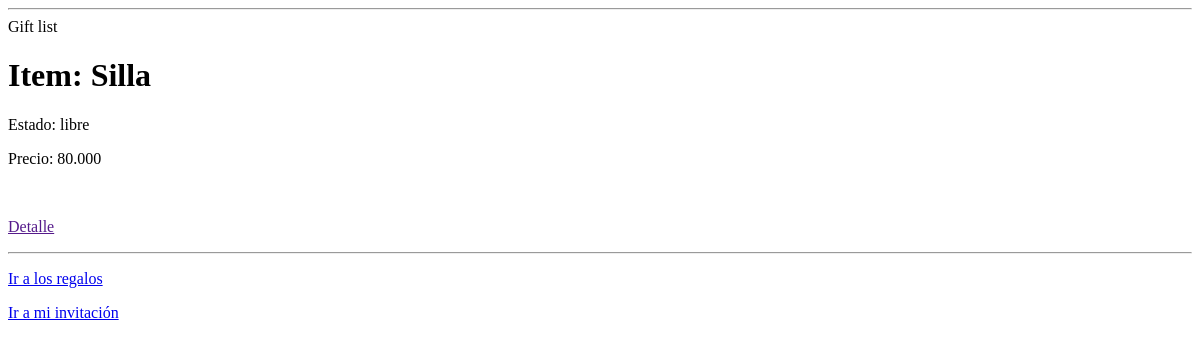
The app's page /, older data.
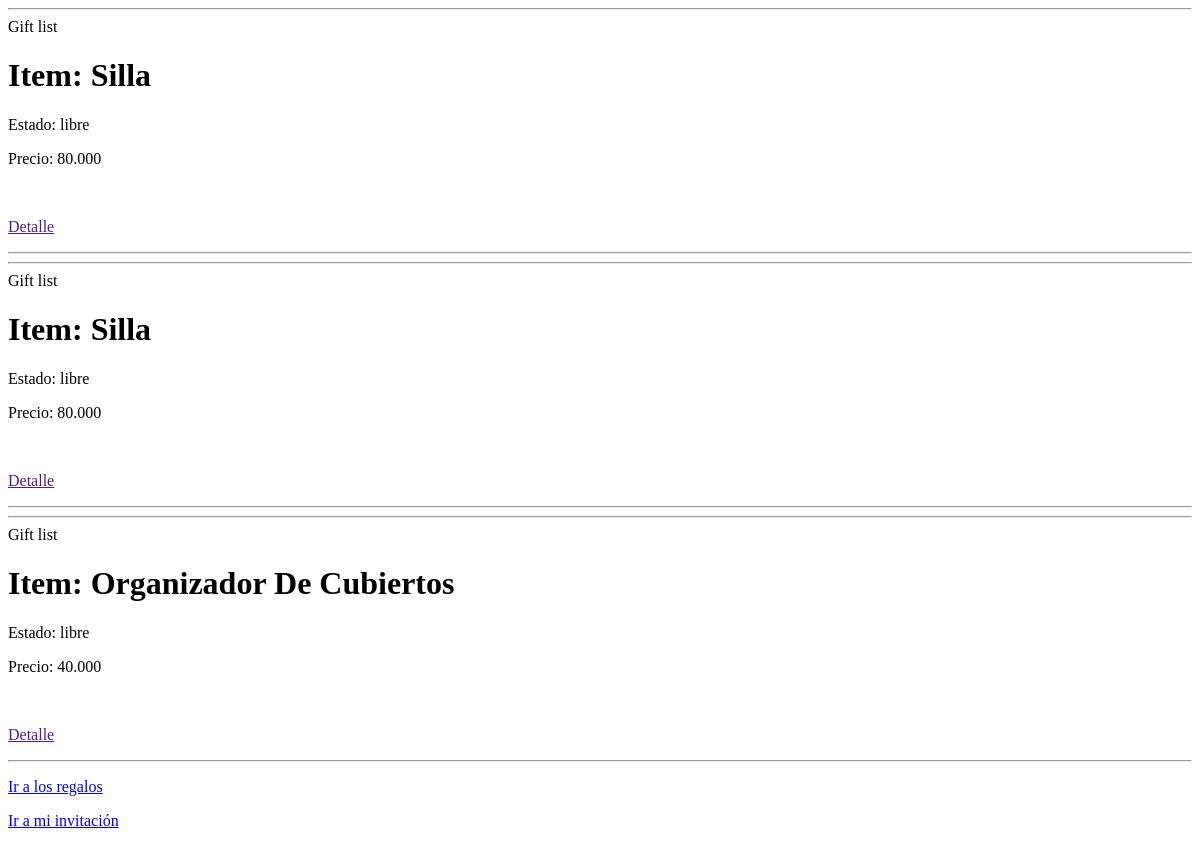
The same page, newer data.
### hw/models.py (models this page shows, shortened)
class Gift(models.Model):
    STATUS_CHOICES = (('Available','A'), ('Taken','T'))
    name = models.CharField(max_length=200)
    status = models.CharField(max_length=15, choices=STATUS_CHOICES)
    price = models.DecimalField(max_digits=8, decimal_places=3)
    pic = models.ImageField(upload_to='hw/static/images', default='/hw/static/images/pokeball.png')
    confirmation = models.ForeignKey(Confirmation, models.SET_NULL,blank=True,null=True)

### hw/views.py (the view)
# urls.py: path("", HomeView.as_view()),
class HomeView(TemplateView):
    template_name = 'hw/home.html'

### hw/context_processor.py (called while the page is built)
def guests_data(request):
    guests = Guest.objects.all()
    return {'guests': guests}

def gifts_data(request):
    gifts = Gift.objects.all()
    return {'gifts': gifts}

def invitations_data(request):
    invitations = Invitation.objects.all()
    return {'invitations': invitations}

### hw/templates/hw/home.html (shortened to what this page needs)
{% extends "hw/base.html" %}
{% block content %}
    {% for gift in gifts %}
    <hr>
      {% include "hw/gift.html"%}
      <p> <a href="{{ gift.detail_url }}">Detalle</a></p>
    <hr>
    {% endfor %}
<p><a href="{% url "gift" %}">Ir a los regalos</a> </p>
<p><a href="{% url "guest" %}">Ir a mi invitación</a> </p>
{% endblock  %}

### hw/templates/hw/gift.html
{% block title %} Gift list {% endblock%}
<h1>Item: {{gift.name|title}}</h1>
<p>Estado: {{gift.status}}</p>
<p>Precio: {{gift.price}}</p>
<br>

Row changes from the older to the newer data that the page shows:
added Gift: name "Silla", status "libre", price "80.000"
added Gift: name "Organizador De Cubiertos", status "libre", price "40.000"
